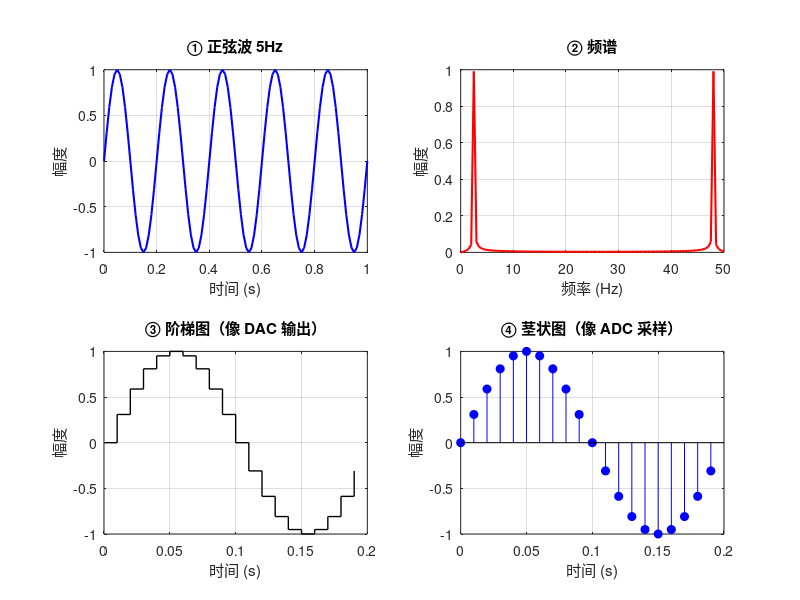

Here is the MATLAB script that generated this plot: (Note: this script raises an error after producing the figure.)
%% ============================================================
%  01 矩阵运算与画图 — MATLAB 基础（对标 C 01-basics）
%
%  学习目标：
%    1. MATLAB 矩阵操作（对标 C 的数据类型）
%    2. 画图基础（对标 C 的 printf 输出）
%    3. 向量化运算 vs for 循环（性能对比）
%
%  运行方法：F5 直接运行
% ============================================================

clear; close all; clc;
fprintf('===== 01 MATLAB 基础：矩阵与画图 =====\n\n');

%% 1. 矩阵就是 MATLAB 的基本数据类型
%  对应 C 里的 int/float/uint8_t —— 只是 MATLAB 默认全是矩阵
fprintf('--- 1. 矩阵创建 ---\n');

% 标量
a = 5;
fprintf('  标量 a = %d\n', a);

% 向量
v = [1 2 3 4 5];
fprintf('  行向量 v = [1 2 3 4 5]\n');

% 矩阵
M = [1 2 3; 4 5 6; 7 8 9];
fprintf('  3×3 矩阵 M:\n');
disp(M);

% 嵌入式常用：按指定数据类型创建
u8_val = uint8(255);     % 和 C 的 uint8_t 一样：0~255
u16_val = uint16(65535);
fprintf('  uint8  = %d (范围 0~255)\n', u8_val);
fprintf('  uint16 = %d (范围 0~65535)\n\n', u16_val);

%% 2. 索引与切片（对标 C 的指针偏移）
fprintf('--- 2. 矩阵索引（对标指针运算）---\n');

v = 10:10:50;  % [10 20 30 40 50]
fprintf('  向量 v = [10 20 30 40 50]\n');
fprintf('  v(1)   = %d  (← 注意：MATLAB 从 1 开始，不是 0)\n', v(1));
fprintf('  v(end) = %d  (最后一个元素)\n', v(end));
fprintf('  v(2:4) = [%d %d %d]  (切片)\n\n', v(2), v(3), v(4));

%% 3. 向量化运算（嵌入式优化思维）
%  在 C 里你要 for 循环才能算每个元素
%  在 MATLAB 里直接写数学公式
fprintf('--- 3. 向量化运算（对比 for 循环）---\n');

t = 0:0.01:1;        % 时间轴 101 个点（对标 C 的数组）
y_for = zeros(size(t));
y_vec = zeros(size(t));

% C 风格：for 循环
tic;
for i = 1:length(t)
    y_for(i) = sin(2*pi*5*t(i));
end
t_for = toc;

% MATLAB 风格：向量化
tic;
y_vec = sin(2*pi*5*t);
t_vec = toc;

fprintf('  for 循环耗时:   %.6f 秒\n', t_for);
fprintf('  向量化运算耗时: %.6f 秒 (%.0f倍快)\n', t_vec, t_for/t_vec);
fprintf('  👆 这就是为什么 MATLAB 里别写 for 循环\n\n');

%% 4. 画图基础（对标 C 的 printf 输出）
%  C 用 printf 看数据，MATLAB 用 plot 看图
fprintf('--- 4. 画图基础 ---\n');

figure('Name', 'MATLAB 画图基础', 'Position', [100, 100, 1000, 700]);

subplot(2,2,1);
plot(t, y_vec, 'b-', 'LineWidth', 1.5);
xlabel('时间 (s)'); ylabel('幅度'); title('① 正弦波 5Hz');
grid on;

subplot(2,2,2);
f = 0:0.5:50;
X = abs(fft(y_vec)) / length(y_vec) * 2;
plot(f, X(1:length(f)), 'r-', 'LineWidth', 1.5);
xlabel('频率 (Hz)'); ylabel('幅度'); title('② 频谱');
grid on;

subplot(2,2,3);
stairs(t(1:20), y_vec(1:20), 'k-', 'LineWidth', 1);
xlabel('时间 (s)'); ylabel('幅度'); title('③ 阶梯图（像 DAC 输出）');
grid on;

subplot(2,2,4);
stem(t(1:20), y_vec(1:20), 'b-', 'MarkerFaceColor', 'b');
xlabel('时间 (s)'); ylabel('幅度'); title('④ 茎状图（像 ADC 采样）');
grid on;

sgtitle('MATLAB 画图基础', 'FontSize', 13, 'FontWeight', 'bold');

fprintf('  ✅ 图已生成，看 Figure 1\n\n');

%% 5. 数据分析基础
fprintf('--- 5. 数据分析函数 ---\n');

data = randn(1, 1000);  % 1000 个高斯随机数
fprintf('  均值: %.3f  (期望 ≈ 0)\n', mean(data));
fprintf('  方差: %.3f  (期望 ≈ 1)\n', var(data));
fprintf('  标准差: %.3f\n', std(data));
fprintf('  最大值: %.3f\n', max(data));
fprintf('  最小值: %.3f\n\n', min(data));

fprintf('✅ 01 学完！下一步：02 FFT 频谱分析\n');
